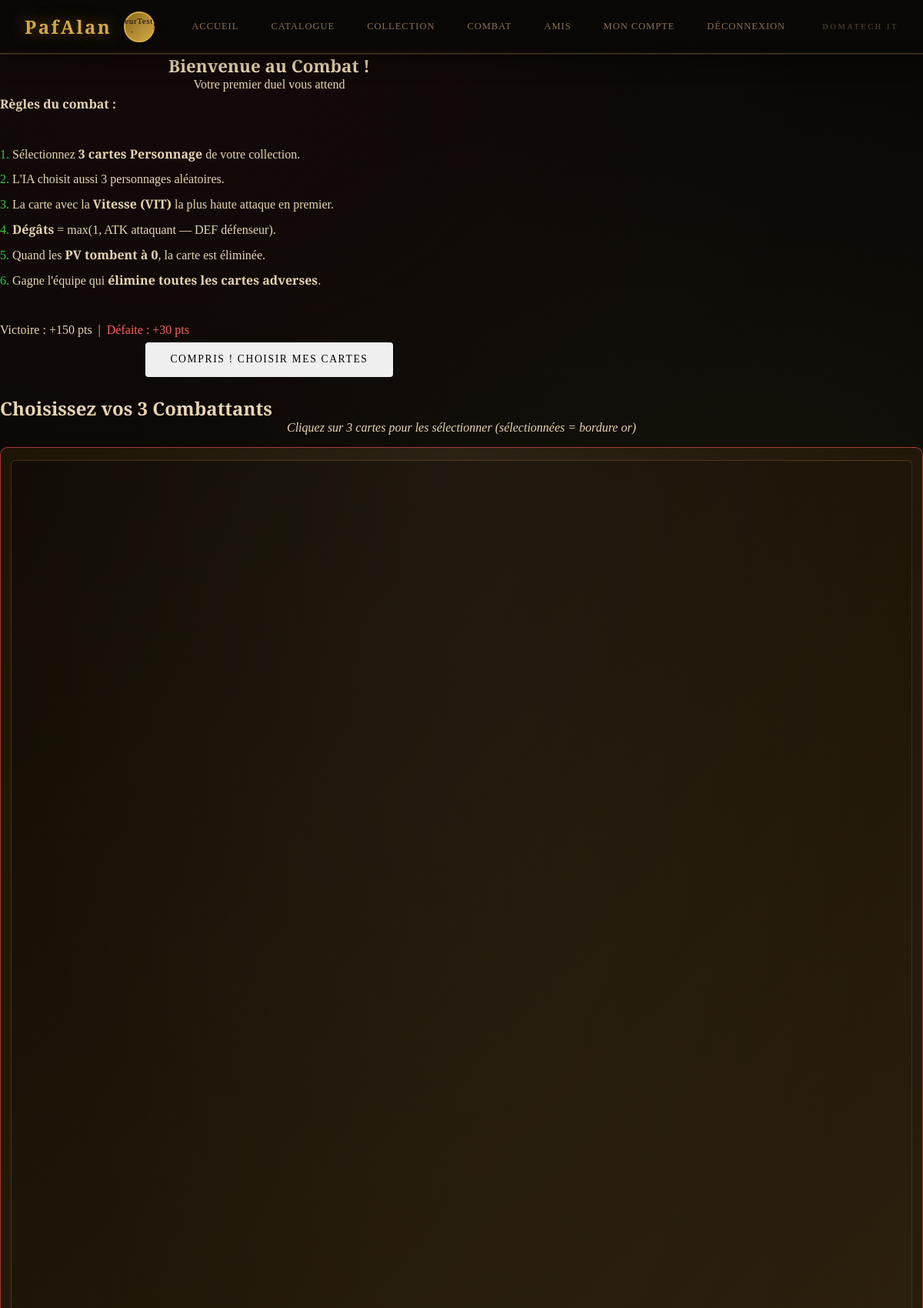
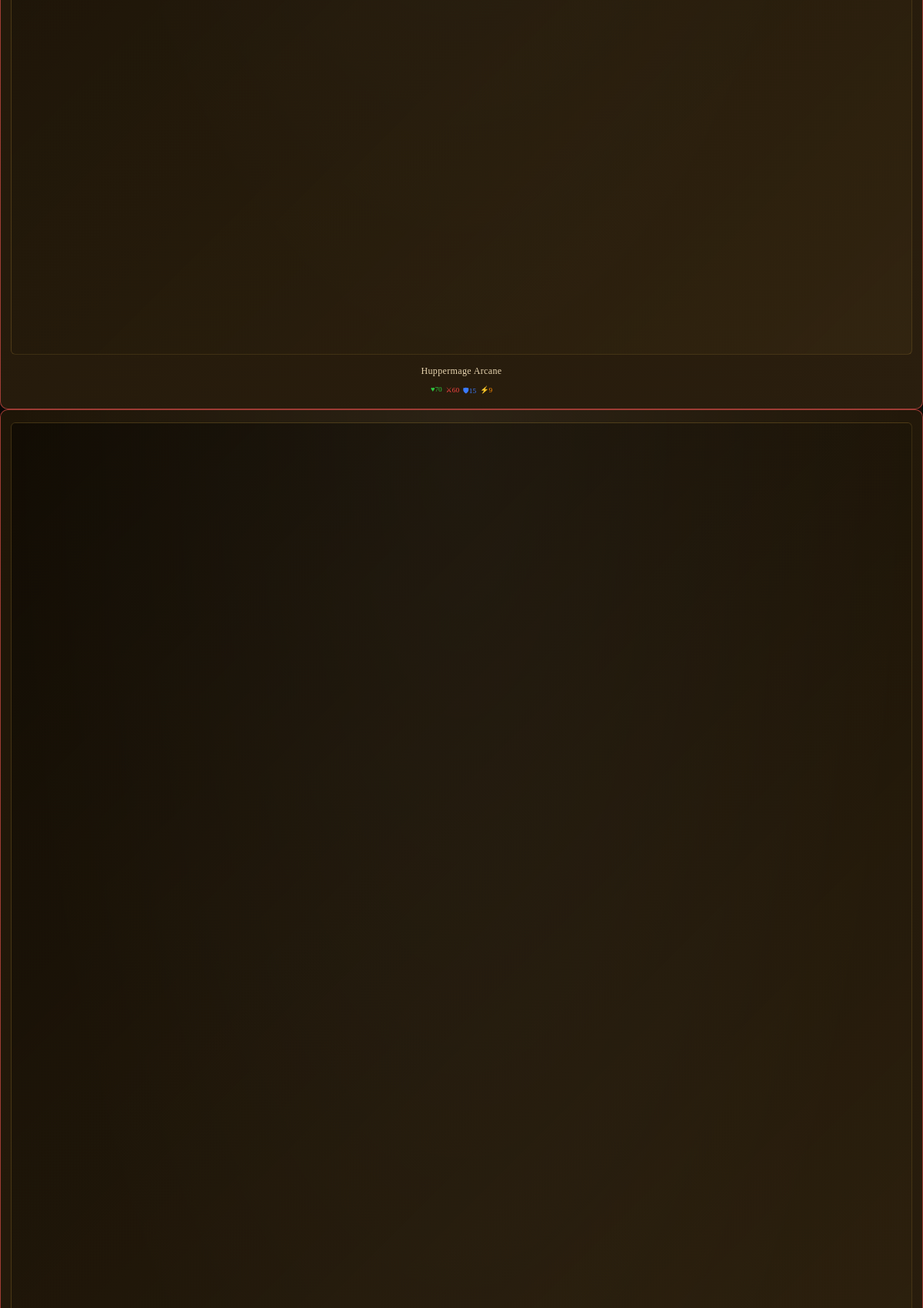
/combat.php (signed in, upper part), run on the app's committed database (2 pictures, top to bottom).
### tables this page shows
CREATE TABLE cards (
    id          INT AUTO_INCREMENT PRIMARY KEY,
    name        VARCHAR(100) NOT NULL,
    rarity      ENUM('commune','peu-commune','rare','epique','legendaire','mythique') NOT NULL,
    type        ENUM('personnage','equipement','ville') NOT NULL,
    nation      ENUM('bonta','brakmar','astrub','amakna','frigost') NOT NULL,
     
    hp          INT NOT NULL DEFAULT 0,    
    attack      INT NOT NULL DEFAULT 0,    
    defense     INT NOT NULL DEFAULT 0,    
    speed       INT NOT NULL DEFAULT 0,    
     
    special     VARCHAR(200) NOT NULL DEFAULT '',
    description TEXT,
     
    price       INT NOT NULL DEFAULT 10
);

### combat.php (the view, shortened to what this page needs)
<?php
require_once 'includes/db.php';
$userId = $_SESSION['user_id'];
$stmt = $pdo->prepare("SELECT COUNT(*) FROM combats WHERE player_id = ?");
$stmt->execute([$userId]);
$isFirstCombat = ((int)$stmt->fetchColumn() === 0);
$stmt = $pdo->prepare(
    "SELECT c.id, c.name, c.rarity, c.hp, c.attack, c.defense, c.speed, c.special, c.nation
     FROM user_cards uc
     JOIN cards c ON c.id = uc.card_id
     WHERE uc.user_id = ? AND c.type = 'personnage'
     ORDER BY FIELD(c.rarity,'mythique','legendaire','epique','rare','peu-commune','commune'), c.name ASC"
);
$stmt->execute([$userId]);
$myPersonnages = $stmt->fetchAll();
require_once 'includes/header.php';
?>
<div class="catalogue-main">
    <?php if ($isFirstCombat): ?>
        <div id="tuto-panel" class="hero-content" style="margin-bottom:1.5rem">
            <h2 class="hero-title" style="font-size:1.4rem">Bienvenue au Combat !</h2>
            <p class="hero-sub">Votre premier duel vous attend</p>
            <div class="hero-visual" style="text-align:left; line-height:2">
                <strong style="color:var(--or-eclat); font-family:'Cinzel',serif">Règles du combat :</strong><br>
                <br>
                <span style="color:#2ecc40">1.</span> Sélectionnez <strong>3 cartes Personnage</strong> de votre collection.<br>
                <span style="color:#2ecc40">2.</span> L'IA choisit aussi 3 personnages aléatoires.<br>
                <span style="color:#2ecc40">3.</span> La carte avec la <strong>Vitesse (VIT)</strong> la plus haute attaque en premier.<br>
                <span style="color:#2ecc40">4.</span> <strong>Dégâts</strong> = max(1, ATK attaquant — DEF défenseur).<br>
                <span style="color:#2ecc40">5.</span> Quand les <strong>PV tombent à 0</strong>, la carte est éliminée.<br>
                <span style="color:#2ecc40">6.</span> Gagne l'équipe qui <strong>élimine toutes les cartes adverses</strong>.<br>
                <br>
                <span style="color:var(--or-eclat)">Victoire : +150 pts</span> &nbsp;|&nbsp;
                <span style="color:#ff6060">Défaite : +30 pts</span>
            </div>
            <button class="btn-hero" onclick="document.getElementById('tuto-panel').style.display='none'">
                Compris ! Choisir mes cartes
            </button>
        </div>
    <?php endif; ?>
    <div id="selection-phase">
        <h2 class="form-title">Choisissez vos 3 Combattants</h2>
        <?php if (count($myPersonnages) < 3): ?>
            <div class="alert alert-error">
                Vous n'avez pas assez de cartes Personnage (<?= count($myPersonnages) ?>/3 requises).<br>
                <a href="catalogue.php?type=personnage">Achetez des personnages dans le catalogue !</a>
            </div>
        <?php else: ?>
            <p style="text-align:center; color:var(--or-texte); margin-bottom:1rem; font-style:italic">
                Cliquez sur 3 cartes pour les sélectionner (sélectionnées = bordure or)
            </p>
            <div class="cards-grid-catalogue" id="selection-grid">
                <?php foreach ($myPersonnages as $card): ?>
                    <div class="card-item rarity-<?= htmlspecialchars($card['rarity']) ?> type-personnage"
                         id="sel-<?= $card['id'] ?>"
                         onclick="toggleSelectCard(<?= $card['id'] ?>)"
                         data-card='<?= json_encode($card, JSON_UNESCAPED_UNICODE | JSON_HEX_APOS | JSON_HEX_QUOT) ?>'
                         style="cursor:pointer; transition:outline 0.15s">
                        <div class="card-image"></div>
                        <div class="card-name"><?= htmlspecialchars($card['name']) ?></div>
                        <div style="display:flex; gap:0.3rem; font-size:0.58rem; font-family:'Cinzel',serif; flex-wrap:wrap; justify-content:center">
                            <span style="color:#2ecc40">♥<?= $card['hp'] ?></span>
                            <span style="color:#ff4444">⚔<?= $card['attack'] ?></span>
                            <span style="color:#3a7aff">🛡<?= $card['defense'] ?></span>
                            <span style="color:#ff8c00">⚡<?= $card['speed'] ?></span>
                        </div>
                    </div>
                <?php endforeach; ?>
            </div>
        <?php endif; ?>
    </div>
</div>
<?php require_once 'includes/footer.php'; ?>

### style.css (style rules this page uses)
:root { --gold: #d4a843; --gold-light: #f0c870; --gold-dark: #8a6820; --crimson: #8b1a1a; --crimson-light:#c0392b; --bg-darkest: #0a0806; --bg-dark: #110d09; --bg-mid: #1a1108; --bg-card: #1e1507; --parchment: #2a1e0e; --text-cream: #e8d5b0; --text-gold: #c9a84c; --text-muted: #8a7055; --border-gold: rgba(212,168,67,.3); --border-gold-bright: rgba(212,168,67,.7); --shadow-gold: 0 0 20px rgba(212,168,67,.15); --shadow-glow: 0 0 40px rgba(212,168,67,.25); --font-display: 'Cinzel Decorative', serif; --font-title: 'Cinzel', serif; --font-body: 'Crimson Text', serif; --r-commune: #9e9e9e; --r-peu-commune: #66bb6a; --r-rare: #42a5f5; --r-epique: #ab47bc; --r-legendaire: #ffa726; --r-mythique: #ef5350; }
*, *::before, *::after { box-sizing: border-box; margin: 0; padding: 0; }
html { scroll-behavior: smooth; }
body { font-family: var(--font-body); background-color: var(--bg-darkest); color: var(--text-cream); min-height: 100vh; overflow-x: hidden; background-image: radial-gradient(ellipse at 20% 20%, rgba(139,26,26,.08) 0%, transparent 60%), radial-gradient(ellipse at 80% 80%, rgba(212,168,67,.05) 0%, transparent 60%); }
.hero-content { position: relative; z-index: 1; text-align: center; max-width: 700px; }
.btn-hero { padding: .9rem 2rem; font-family: var(--font-title); font-size: .85rem; letter-spacing: .12em; text-transform: uppercase; text-decoration: none; border-radius: 4px; cursor: pointer; transition: all .3s; border: none; }
.card-item { background: linear-gradient(145deg, var(--bg-card), var(--parchment)); border-radius: 10px; padding: 1rem .8rem .9rem; cursor: pointer; transition: transform .3s, box-shadow .3s; position: relative; overflow: hidden; display: flex; flex-direction: column; gap: .4rem; border: 1px solid var(--border-gold); }
.card-item::before { content: ''; position: absolute; inset: 0; background: radial-gradient(ellipse at 50% 0%, rgba(255,255,255,.05) 0%, transparent 70%); }
.rarity-mythique { --rarity-color: var(--r-mythique); border-color: rgba(239,83,80,.6); }
.card-image { width: 100%; aspect-ratio: 3/4; border-radius: 6px; background: linear-gradient(135deg, rgba(0,0,0,.4) 0%, rgba(212,168,67,.05) 100%); border: 1px solid rgba(212,168,67,.2); display: flex; align-items: center; justify-content: center; position: relative; overflow: hidden; margin-bottom: .2rem; flex-shrink: 0; }
.card-name { font-family: var(--font-title); font-size: .75rem; letter-spacing: .03em; color: var(--text-cream); text-align: center; line-height: 1.3; min-height: 2em; display: flex; align-items: center; justify-content: center; }

### data on the page
cards: name "Huppermage Arcane", hp "70", attack "60", defense "15", speed "9"

### other printed values
$_SESSION['nom'] "JoueurTest"
